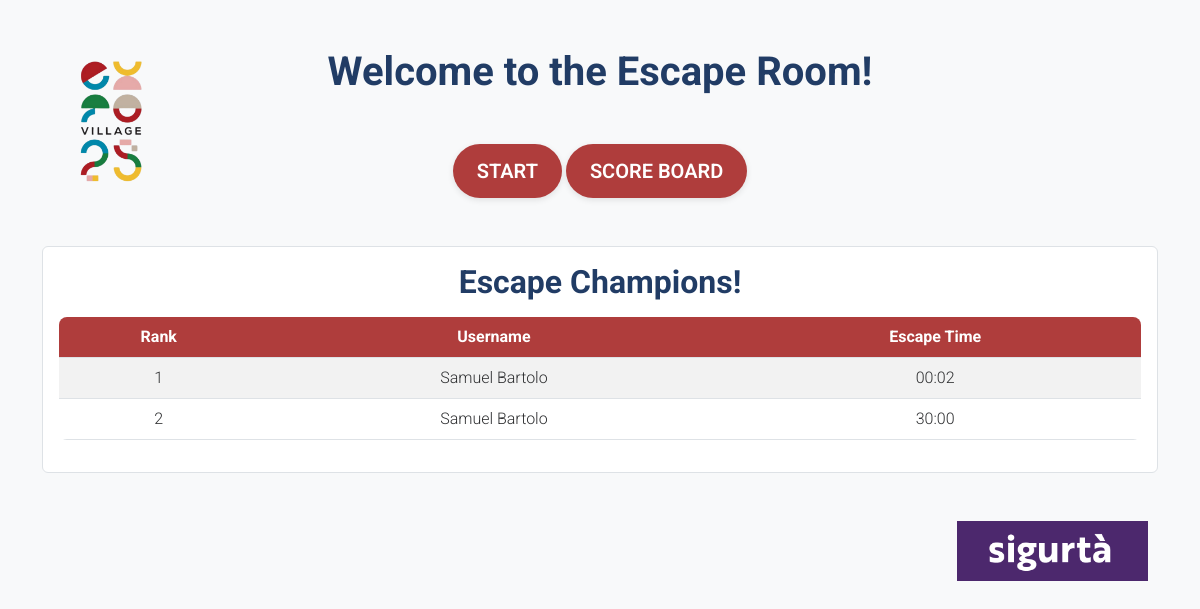
The app's page /, older data.
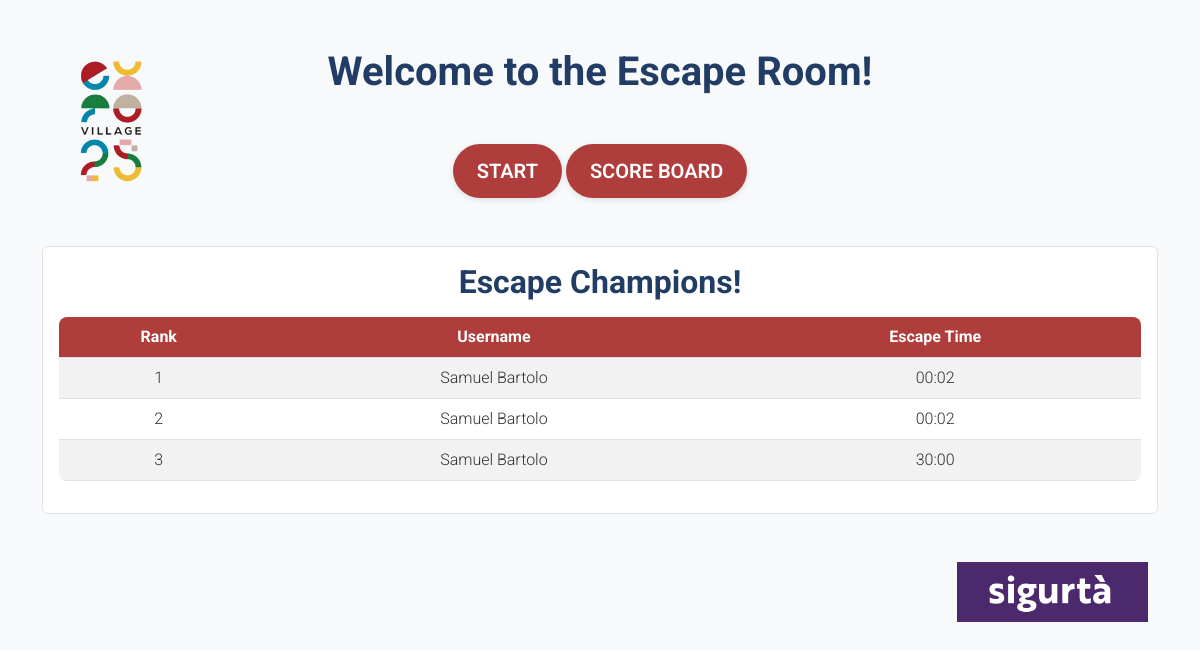
The same page, newer data.
### tables this page shows
CREATE TABLE players (
                        id INTEGER PRIMARY KEY AUTOINCREMENT,
                        idCard TEXT,
                        name TEXT,
                        surname TEXT,
                        email TEXT,
                        phone TEXT,
                        escapeTime TEXT);

### website/main.py (the view)
@app.route("/")
def home():
    users = dbHandle.threeTopData()
    return render_template("index.html", users=users)

### website/databaseHandler.py (called while the page is built)
def threeTopData():
    connection = DatabaseConnection().connect()
    cursor = connection.cursor()
    cursor.execute("SELECT name || ' ' || surname AS 'username', escapeTime FROM players ORDER BY escapeTime LIMIT 3;")
    users = cursor.fetchall()
    connection.close()
    return users

    def connect(self):
        connection = sqlite3.connect(self.database_file)
        return connection

    def newDBIfNoExist(self):
        connection = self.connect()
        cursor = connection.cursor()
        cursor.execute('''CREATE TABLE IF NOT EXISTS players (
                        id INTEGER PRIMARY KEY AUTOINCREMENT,
                        idCard TEXT,
                        name TEXT,
                        surname TEXT,
                        email TEXT,
                        phone TEXT,
                        escapeTime TEXT)''')
        connection.commit()
        connection.close()

### website/templates/index.html (shortened to what this page needs)
<!DOCTYPE html>
<html lang="en">
<head>
    <link href="https://cdn.jsdelivr.net/npm/bootstrap@5.3.0/dist/css/bootstrap.min.css" rel="stylesheet">
    <link rel="stylesheet" href="{{ url_for('static', filename='css/styles.css') }}">
</head>
<body class="text-center bg-light">
    <div class="container mt-5">
        <div class="container position-relative mb-4">
            <img src="{{ url_for('static', filename='images/Expo25 LOGO-transparentBackground.png') }}"
                 alt="Expo Logo"
                 style="max-height: 300%; position: absolute; top: 0; left: 0;">
            <h1 id="secret-admin-trigger" class="text-center mb-lg-5">Welcome to the Escape Room!</h1>
        </div>
        <button class="btn btn-primary btn-lg mb-lg-4" onclick="location.href='register'">Start</button>
        <button class="btn btn-secondary btn-lg mb-lg-4" onclick="openLeaderboardPopup()">Score Board</button>
        <div class="mt-4 p-3 border rounded bg-white">
            <h2 class="mb-3">Escape Champions!</h2>
            <table class="table table-striped">
                <thead>
                    <tr>
                        <th>Rank</th>
                        <th>Username</th>
                        <th>Escape Time</th>
                    </tr>
                </thead>
                <tbody id="leaderboard-entries">
                    {% for user in users %}
                    <tr>
                        <td>{{ loop.index }}</td>
                        <td>{{ user[0] }}</td>
                        <td>{{ user[1] }}</td>
                    </tr>
                    {% endfor %}
                </tbody>
            </table>
        </div>
    </div>
</body>
<footer class="bg-transparent mt-5">
    <div class="container text-end">
        <img src="{{ url_for('static', filename='images/SIGURTA.png') }}"
            alt="SIGURTA Logo"
            style="height: 60px; margin-bottom: 10px; margin-right: 10px;">
    </div>
</footer>
</html>

### website/static/css/styles.css (style rules this page uses)
:root { --primary-color: #af3d3c; --secondary-color: #213c65; --accent-color: #f5f7fa; --text-color: #2f3032; --font-main: 'Roboto', sans-serif; }
body { font-family: var(--font-main); background-color: var(--accent-color); color: var(--text-color); font-weight: 300; font-size: 16px; margin: 0; padding: 0; }
h1, h2, h3 { color: var(--secondary-color); font-weight: 700; }
button, .btn { background-color: var(--primary-color); color: white !important; border: none; border-radius: 30px; padding: 12px 24px; font-weight: 600; text-transform: uppercase; transition: all 0.3s ease; box-shadow: 0 2px 6px rgba(0,0,0,0.1); }
.table { width: 100%; background-color: white; border-radius: 8px; overflow: hidden; }
.table th { background-color: var(--primary-color); color: white; }
.table td { color: var(--text-color); }

Row changes from the older to the newer data that the page shows:
added players: user "Samuel Bartolo", escapeTime "00:02"
